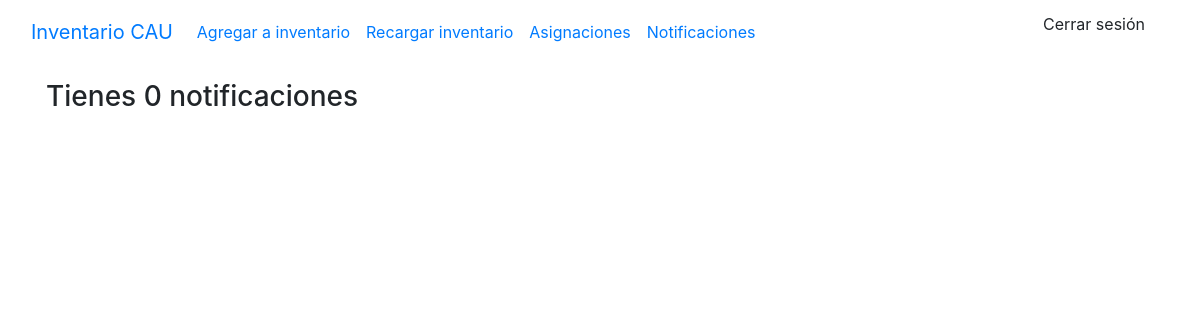
/notifications (signed in), run on an earlier commit of the app's database.
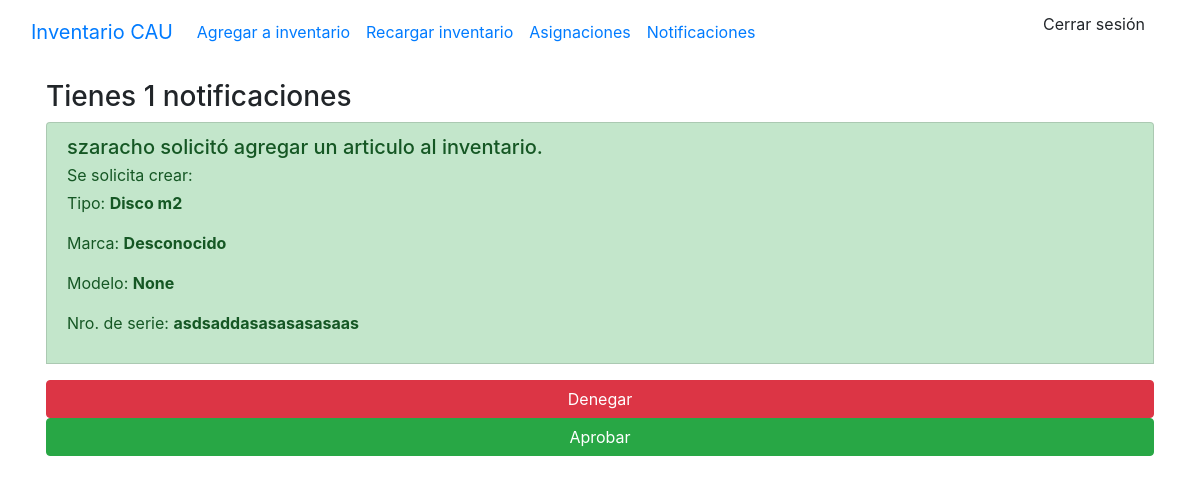
And on a later commit of the database.
### stockaep/models.py (models this page shows, shortened)
class Notificacion(models.Model):
    hardware = models.ForeignKey(Hardware, on_delete=models.CASCADE, db_constraint=False)
    usuario = models.ForeignKey(User, on_delete=models.DO_NOTHING)
    realizado = models.BooleanField(default=False)
    tipo = models.CharField(max_length=20)
    estado = models.CharField(max_length=50)
    nro_de_serie = models.CharField(max_length=100)

class Hardware(models.Model):
    tipo = models.ForeignKey(Tipo, on_delete=models.CASCADE)
    marca = models.ForeignKey(Marca, on_delete=models.CASCADE)
    modelo = models.ForeignKey(Modelo, on_delete=models.CASCADE)
    nro_de_serie = models.CharField(max_length=100, null=False, default='')
    ubicacion = models.ForeignKey(Ubicacion, on_delete=models.CASCADE)
    estado = models.ForeignKey(Estado, on_delete=models.CASCADE)
    observaciones = models.TextField(max_length=500, blank=True)
    class Meta:
        ordering = ['tipo']

class Tipo(models.Model):
    name = models.CharField(max_length=50, unique=True)
    class Meta:
        ordering = ['name']
    def __str__(self) -> str:
        return self.name

class Marca(models.Model):
    nombre = models.CharField(max_length=50, null=False, default='S/D', unique=True)
    class Meta:
        ordering = ['nombre']
    def __str__(self):
        return self.nombre

class Modelo(models.Model):
    nombre = models.CharField(max_length=100, null=False, default='S/D')
    marca = models.ForeignKey(Marca, on_delete=models.CASCADE, default=1)
    def __str__(self):
        return self.nombre

### stockaep/decorators.py (the view)
    def wrapper_func(request, *args,**kwargs):
        group = None
        if request.user.groups.exists():
            group=request.user.groups.all()[0].name
        if group == 'user':
            return redirect('index')
        if group == 'admin':
            return view_func(request,*args,**kwargs)

### stockaep/views.py (called while the page is built)
@login_required(login_url='login')
@admin_only
def notificaciones(request):
    ctx={'link':'notification'}
    status = request.GET.get('status', False)
    print(status)
    if status == 'cancel':
        ctx['status'] = True
        ctx['title'] = 'Peticion cancelada'
        ctx['msg'] = 'Se ha cancelado la petición correctamente.'
    elif status == 'accept':
        ctx['status'] = True
        ctx['title'] = 'Peticion aprobada'
        ctx['msg'] = 'Se ha aprobado la petición correctamente.'
    notificaciones = Notificacion.objects.filter(realizado = False)
    ctx['notificaciones'] = notificaciones
    ctx['cant_notificaciones'] = len(notificaciones)
    print(ctx)
    return render(request, 'main.html', ctx)

### templates/main.html (shortened to what this page needs)
{% load static %}
<!DOCTYPE html>
<html lang="en">
<head>
    <link rel="stylesheet" href="https://stackpath.bootstrapcdn.com/bootstrap/4.5.0/css/bootstrap.min.css"0>
</head>
<body>
    {% include "navbar.html" %}
    {% if link == 'index' %}
        {% include 'list_hardware.html' %}
    {% elif link == 'create' %}
        {% include 'add_to_inventary.html' %}
    {% elif link == 'edit' %}
        {% include 'edit_hardware.html' %}
    {% elif link == 'notification' %}
        {% include 'notifications.html' %}
    {% endif %}
</body>
</html>

### templates/navbar.html (shortened to what this page needs)
<nav class="navbar navbar-expand-lg bg-body-tertiary">
    <div class="container-fluid">
      <a class="navbar-brand" href="/">Inventario CAU</a>
      <div class="collapse navbar-collapse" id="navbarNavDropdown">
        <ul class="navbar-nav">
          <li class="nav-item">
            <a class="nav-link" href="{% url 'create' %}">Agregar a inventario</a>
          </li>
          <li class="nav-item">
            <a class="nav-link" href="{% url 'reload' %}">Recargar inventario</a>
          </li>
          <li class="nav-item">
            <a href="" class="nav-link">Asignaciones</a>
          </li>
          {% if request.user.is_staff %}
          <li class="nav-item">
            <a class="nav-link" href="{% url 'notifications' %}">Notificaciones</a>
          </li>
          {% endif %}
        </ul>
      </div>
      <li class="nav-item dropdown d-flex">
        <ul><a class="dropdown-item" href="/logout">Cerrar sesión</a></li>
    </div>
  </nav>

### templates/notifications.html (shortened to what this page needs)
{% load static%}
{% block content %}
<div class="container p-3">
    <h3>Tienes {{cant_notificaciones}} notificaciones</h3>
    <div class="list-group">
    {% for n in notificaciones%}
        <a href="#" class="list-group-item list-group-item-action mb-3
        {% if n.tipo == 'DELETE' %}
            list-group-item-danger
        {% elif n.tipo == 'EDIT'%}
            list-group-item-warning
        {% elif n.tipo == 'CREATE' %}
            list-group-item-success
        {% endif %}
        " aria-current="true">
            <div class="d-flex w-100 justify-content-between">
                {% if n.tipo == 'DELETE' %}
                    <h5 class="mb-1">{{n.usuario.username}} solicitó eliminar un articulo del inventario</h5>
                {% elif n.tipo == 'EDIT'%}
                    <h5 class="mb-1">{{n.usuario.username}} solicitó modificar un articulo del inventario</h5>
                {% elif n.tipo == 'CREATE' %}
                    <h5 class="mb-1">{{n.usuario.username}} solicitó agregar un articulo al inventario.</h5>
                {% endif %}
            </div>
            {% if n.tipo == 'DELETE' %}
                <p class="mb-1">Se solicita eliminar: </p>
                <p>Tipo: <b>{{n.hardware.tipo}}</b></p>
                <p>Marca: <b>{{n.hardware.marca}}</b></p>
                <p>Modelo: <b>{{n.hardware.modelo}}</b></p>
                <p>Nro. de serie: <b>{{n.hardware.nro_de_serie}}</b></p>
            {% elif n.tipo == 'CREATE' %}
            <p class="mb-1">Se solicita crear: </p>
            <p>Tipo: <b>{{n.hardware.tipo}}</b></p>
            <p>Marca: <b>{{n.hardware.marca}}</b></p>
            <p>Modelo: <b>{{n.hardware.modelo}}</b></p>
            <p>Nro. de serie: <b>{{n.hardware.nro_de_serie}}</b></p>
            {% endif %}
            <a as="button" class="btn btn-danger" href="action?id={{n.id}}&status=cancel">Denegar</a>
            <a as="button" class="btn btn-success" href="action?id={{n.id}}&status=accept">Aprobar</a>
        </a>
    {% endfor %}
    </div>
</div>
{% endblock %}

What changed in the data, as far as the page shows it:
added Notificacion: usuario.username "szaracho", hardware.tipo "Disco m2", hardware.marca "Desconocido", hardware.modelo "None", hardware.nro_de_serie "asdsaddasasasasasaas"
Also different on the page:
{{ cant_notificaciones }}: "0" → "1"
